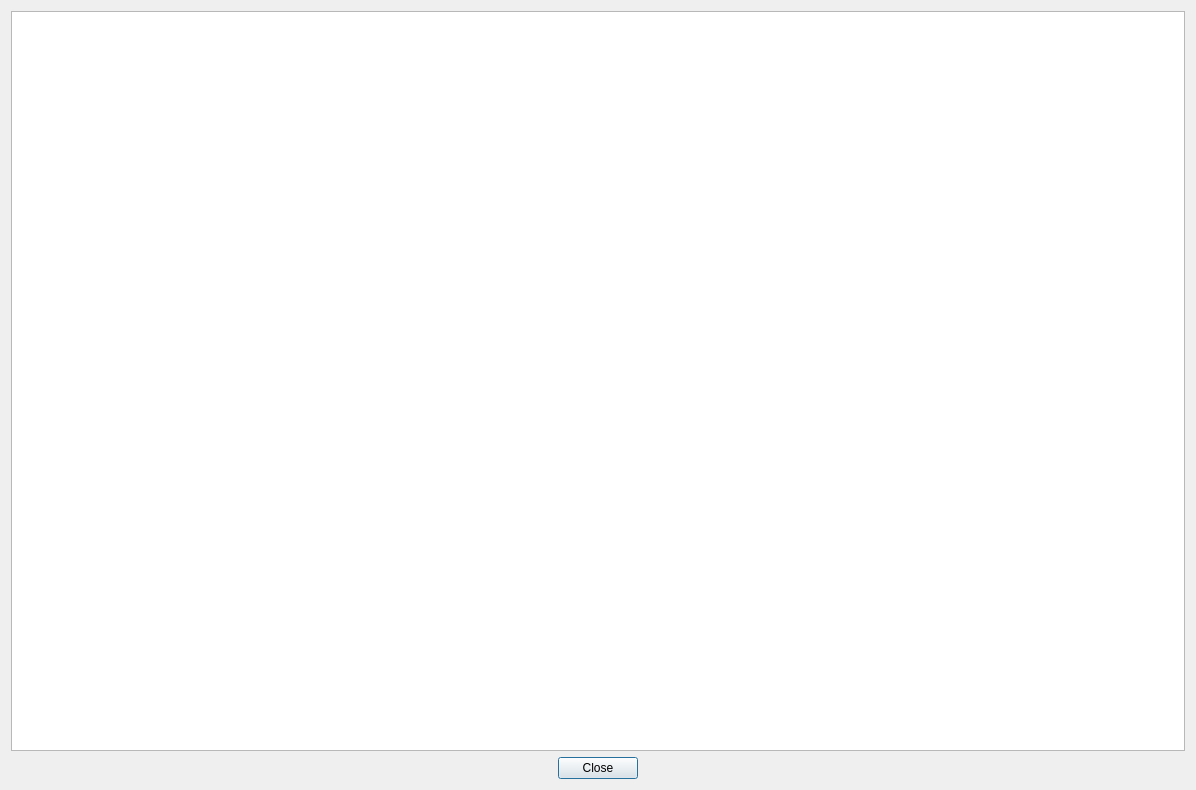
<?xml version="1.0" encoding="UTF-8"?>
<ui version="4.0">
 <class>Dialog</class>
 <widget class="QDialog" name="Dialog">
  <property name="geometry">
   <rect>
    <x>0</x>
    <y>0</y>
    <width>1196</width>
    <height>790</height>
   </rect>
  </property>
  <property name="windowTitle">
   <string>Dialog</string>
  </property>
  <layout class="QVBoxLayout" name="verticalLayout">
   <item>
    <widget class="QPlainTextEdit" name="textBox">
     <property name="readOnly">
      <bool>true</bool>
     </property>
    </widget>
   </item>
   <item>
    <widget class="QDialogButtonBox" name="buttonBox">
     <property name="orientation">
      <enum>Qt::Horizontal</enum>
     </property>
     <property name="standardButtons">
      <set>QDialogButtonBox::Close</set>
     </property>
     <property name="centerButtons">
      <bool>true</bool>
     </property>
    </widget>
   </item>
  </layout>
 </widget>
 <resources/>
 <connections>
  <connection>
   <sender>buttonBox</sender>
   <signal>accepted()</signal>
   <receiver>Dialog</receiver>
   <slot>accept()</slot>
   <hints>
    <hint type="sourcelabel">
     <x>248</x>
     <y>254</y>
    </hint>
    <hint type="destinationlabel">
     <x>157</x>
     <y>274</y>
    </hint>
   </hints>
  </connection>
  <connection>
   <sender>buttonBox</sender>
   <signal>rejected()</signal>
   <receiver>Dialog</receiver>
   <slot>reject()</slot>
   <hints>
    <hint type="sourcelabel">
     <x>316</x>
     <y>260</y>
    </hint>
    <hint type="destinationlabel">
     <x>286</x>
     <y>274</y>
    </hint>
   </hints>
  </connection>
 </connections>
</ui>
